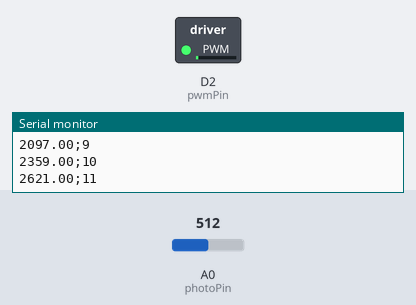
The sketch below on a simulated ESP8266 (NodeMCU). On the bench: switched loads named in the sketch (green lamp = pin HIGH), the last lines printed to the serial monitor. The inputs (shaded band) are chosen by the test bench; at power-on: A0 (photoPin) = 512.

Above: at 1.28 s.
1.3 s: A0 (photoPin) set to 306
4.3 s: A0 (photoPin) set to 122
At 13.39 s:
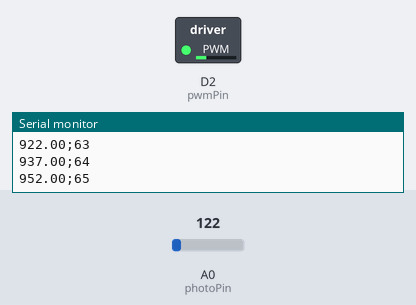
Timing chart, 0 to 14.9 s (numbered marks = the images above; inputs shaded):
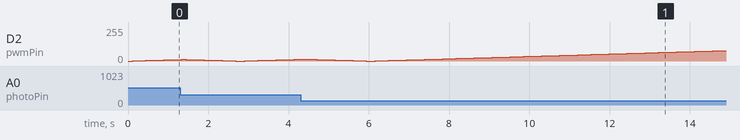

The sketch:

mppt.ino
```cpp
// MPPT
// arnaudrco https://github.com/arnaudrco/exemples/blob/main/README.md
// placer le niveau POWER sur l'entrée A0

// Define stepper motor connections and steps per revolution:
#define pwmPin D2

#define delai 10
#define stepsPerScan 20 // nombre de pas par itération
#define seuil1 5 // nombre de pas pour le seuil bas
#define seuil2 15 // seuil haut
#define MIN 0 // nombre de pas pour le seuil bas
#define MAX 1000 // seuil haut
#define NN 1000 // itérations pour readPower


#define photoPin A0

int PWM=MIN;
float rrr=0;

void setup() {
  Serial.begin(115200);
    Serial.println("====================");
  // Declare pins as output:
  pinMode(pwmPin, OUTPUT);
     analogWrite(pwmPin, MIN);

}

void loop() {
  float nnn;
  nnn= readPower();
  if (nnn >= rrr ) {
    PWM++;
  }
  else PWM--;
  rrr = nnn ;
  if (PWM < 0 ) PWM = 0;
  if ( PWM > MAX ) PWM = MAX;
   Serial.print(nnn );Serial.print(";" );
             Serial.println(PWM );

}


float readPower(){ // lecture POWER V² PWM
  long int ppp;
  long int mmm=0; // max
   analogWrite(pwmPin, PWM);
   for (int i=NN; i; i--) {
      ppp= analogRead(photoPin);
      if (ppp > mmm) mmm=ppp;
   }

   return (mmm * mmm * PWM / MAX);

}
```
